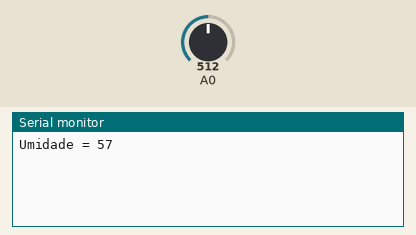
A sketch run on a simulated Arduino Uno, built with avr-gcc and run on an emulated ATmega328P. On the bench: the last lines printed to the serial monitor. The inputs (shaded band) are chosen by the test bench; at power-on: A0 = 512.

Above: at 2.2 s.
2.3 s: A0 set to 716
At 4.3 s:
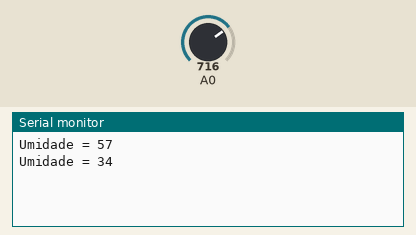
5.0 s: A0 set to 900
At 5.8 s:
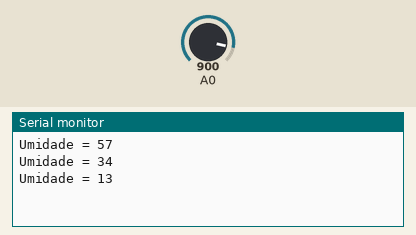
Timing chart, 0 to 8.0 s (numbered marks = the images above; inputs shaded):
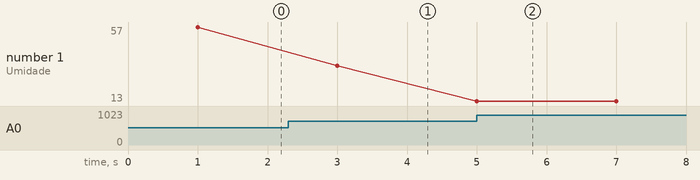

The sketch:

Soil_Moisture_Humidity_ino.ino
```cpp
int umidade;

void setup()
{
  Serial.begin(9600);
  delay(1000);//Aguarda 1 seg antes de acessar as informações do sensor
}

void loop()
{


   umidade = analogRead(A0);
  umidade = map(umidade, 1023, 0, 0, 116);
  Serial.print("Umidade = ");
  Serial.println(umidade);

  //Não diminuir o valor abaixo. O ideal é a leitura a cada 2 segundos
  delay(2000);
}
```

Measured:
- after the input at 2.3 s, the serial monitor: prints a new line after 0.70 s (image 1)
- after the input at 5.0 s, the serial monitor: prints a new line at once (image 2)
- plotted number 1: 57 → 34 after the input at 2.3 s, 34 → 13 after the input at 5.0 s
